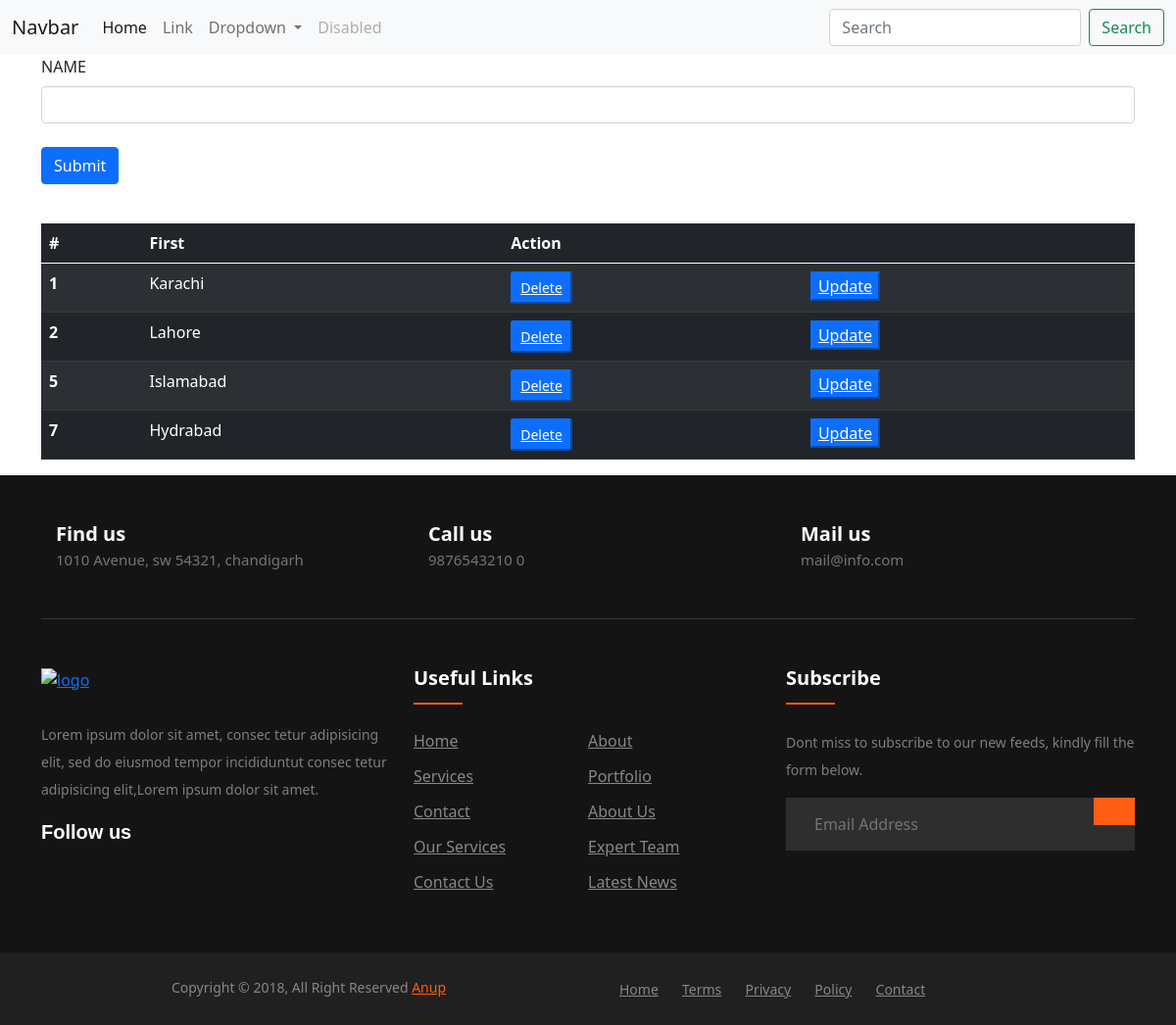
/city/Index.php, run on the app's committed database.
### tables this page shows
CREATE TABLE `cities` (
  `ID` int(32) NOT NULL,
  `Name` varchar(500) NOT NULL
);

### city/cityselect.php (the view)
<?php
include "../connection.php";
$sql = "select * from `cities`";
$result = mysqli_query($link, $sql);
$num = mysqli_num_rows($result);?>
<table class="table table-dark table-striped">
    <thead>
        <tr>
            <th >#</th>
            <th >First</th>
            <th colspan="2">Action</th>
        </tr>
    </thead>
    <tbody>
        <?php
    while ($res = mysqli_fetch_array($result)) {
    ?>
        <tr>
            <th >
                <?php echo $res['ID'];?>
            </th>
            <td>
                <?php echo $res['Name'];?>
            </td>
            <td>
                <button class="btn-primary btn-sm" name= "delete"> <a class="text-white" href="citdel.php?ID=<?php
            echo $res['ID'];?>"> Delete</a> </button>
           </td>
            <td>
                <button class="btn-primary"> <a class="text-white" href="citupd.php?ID=<?php
            echo $res['ID'];?>"> Update</a> </button>
            </td>
        </tr>
        <?php
    }
?>
    </tbody>
</table>

### data on the page
cities: ID "1", Name "Karachi"
cities: ID "2", Name "Lahore"
cities: ID "5", Name "Islamabad"
cities: ID "7", Name "Hydrabad"
